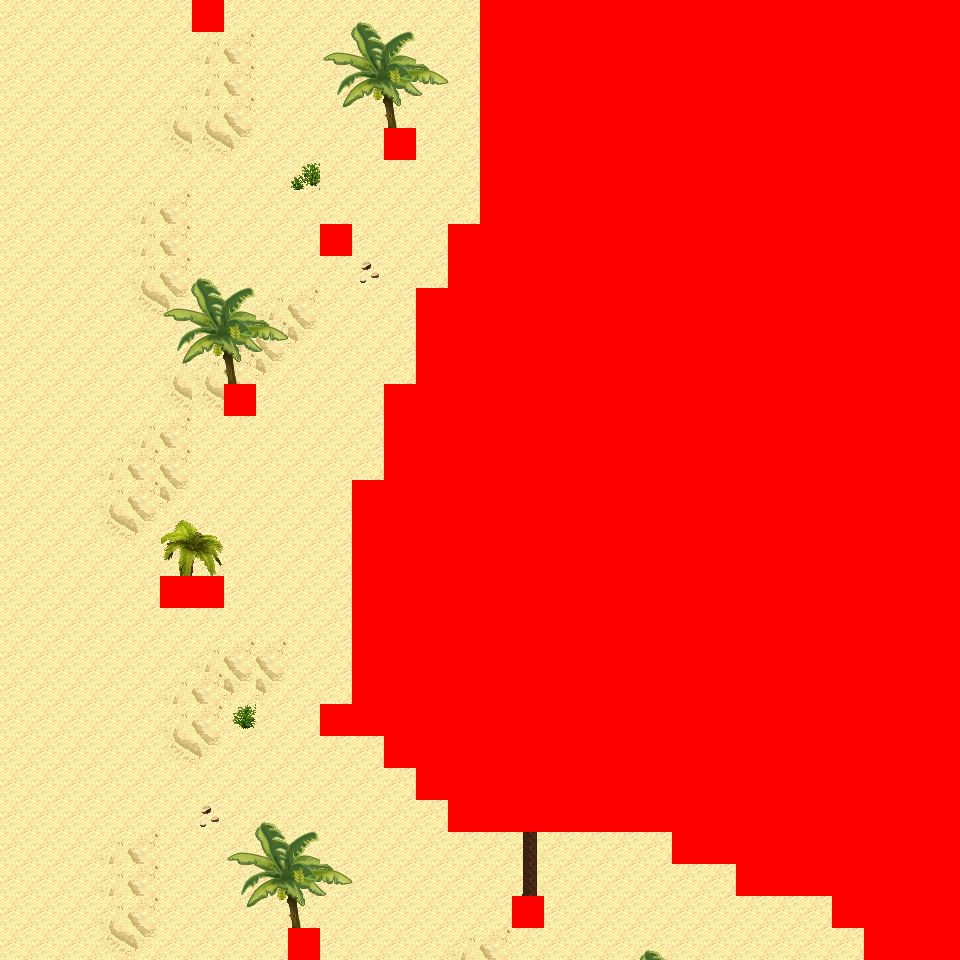

The image is a tile-based game level rendered from a .tmx file. Its description and source (layers, tilesets, objects; grid data summarised) follow:
An orthogonal 30x30 tile map with 32x32 px tiles, 6 tile layers (Ground, Object, Object2, Above, ...), 16 tilesets and 4 objects (4x mapExit).

<map version="1.0" orientation="orthogonal" renderorder="right-down" width="30" height="30" tilewidth="32" tileheight="32" nextobjectid="5">
  <tileset firstgid="1" name="tileset_logic_collision" tilewidth="32" tileheight="32" tilecount="1" columns="1">
    <image source="../drawable/tileset_logic_collision.png" width="32" height="32" />
  </tileset>
  <tileset firstgid="2" name="tileset_ground_ground" tilewidth="32" tileheight="32" tilecount="33" columns="3">
    <image source="../drawable/tileset_ground_ground.png" width="96" height="352" />
  </tileset>
  <tileset firstgid="35" name="tileset_terrain_desert" tilewidth="32" tileheight="32" tilecount="88" columns="8">
    <image source="../drawable/tileset_terrain_desert.png" width="256" height="352" />
  </tileset>
  <tileset firstgid="123" name="tileset_ground_sand_edges" tilewidth="32" tileheight="32" tilecount="15" columns="5">
    <image source="../drawable/tileset_ground_sand_edges.png" width="160" height="96" />
  </tileset>
  <tileset firstgid="138" name="tileset_ground_sand_2" tilewidth="32" tileheight="32" tilecount="15" columns="5">
    <image source="../drawable/tileset_ground_sand_2.png" width="160" height="96" />
  </tileset>
  <tileset firstgid="153" name="tileset_building_stone_ruins" tilewidth="32" tileheight="32" tilecount="72" columns="6">
    <image source="../drawable/tileset_building_stone_ruins.png" width="192" height="384" />
  </tileset>
  <tileset firstgid="225" name="tileset_item_statue_blackened_column" tilewidth="32" tileheight="32" tilecount="4" columns="1">
    <image source="../drawable/tileset_item_statue_blackened_column.png" width="32" height="128" />
  </tileset>
  <tileset firstgid="229" name="tileset_item_statue_skull_carving" tilewidth="32" tileheight="32" tilecount="4" columns="2">
    <image source="../drawable/tileset_item_statue_skull_carving.png" width="64" height="64" />
  </tileset>
  <tileset firstgid="233" name="tileset_item_statue_skullpedestal" tilewidth="32" tileheight="32" tilecount="2" columns="1">
    <image source="../drawable/tileset_item_statue_skullpedestal.png" width="32" height="64" />
  </tileset>
  <tileset firstgid="235" name="tileset_plant_tree_banana_tree" tilewidth="32" tileheight="32" tilecount="40" columns="4">
    <image source="../drawable/tileset_plant_tree_banana_tree.png" width="128" height="320" />
  </tileset>
  <tileset firstgid="275" name="tileset_plant_tree_palm_tree" tilewidth="32" tileheight="32" tilecount="6" columns="2">
    <image source="../drawable/tileset_plant_tree_palm_tree.png" width="64" height="96" />
  </tileset>
  <tileset firstgid="281" name="tileset_plant_tree_palm_trees" tilewidth="32" tileheight="32" tilecount="40" columns="4">
    <image source="../drawable/tileset_plant_tree_palm_trees.png" width="128" height="320" />
  </tileset>
  <tileset firstgid="321" name="tileset_plant_bush_large_green" tilewidth="32" tileheight="32" tilecount="9" columns="3">
    <image source="../drawable/tileset_plant_bush_large_green.png" width="96" height="96" />
  </tileset>
  <tileset firstgid="330" name="tileset_plant_cactus" tilewidth="32" tileheight="32" tilecount="2" columns="1">
    <image source="../drawable/tileset_plant_cactus.png" width="32" height="64" />
  </tileset>
  <tileset firstgid="332" name="tileset_plant_lily_pads" tilewidth="32" tileheight="32" tilecount="2" columns="1">
    <image source="../drawable/tileset_plant_lily_pads.png" width="32" height="64" />
  </tileset>
  <tileset firstgid="334" name="tileset_plant_round_cactuses" tilewidth="32" tileheight="32" tilecount="20" columns="10">
    <image source="../drawable/tileset_plant_round_cactuses.png" width="320" height="64" />
  </tileset>
  <layer name="Ground" width="30" height="30">
    <data>[900 cells, 900 non-empty, 6 distinct tile ids]</data>
  </layer>
  <layer name="Object" width="30" height="30">
    <data>[900 cells, 64 non-empty, 14 distinct tile ids]</data>
  </layer>
  <layer name="Object2" width="30" height="30">
    <data>[900 cells, 0 non-empty, 0 distinct tile ids]</data>
  </layer>
  <layer name="Above" width="30" height="30">
    <data>[900 cells, 46 non-empty, 23 distinct tile ids]</data>
  </layer>
  <layer name="Above2" width="30" height="30">
    <data>[900 cells, 0 non-empty, 0 distinct tile ids]</data>
  </layer>
  <layer name="Walkable" width="30" height="30">
    <data>[900 cells, 477 non-empty, 1 distinct tile ids]</data>
  </layer>
  <objectgroup name="MapEvents">
    <object id="1" name="north" type="mapExit" x="0" y="0" width="192" height="32">
      <properties>
        <property name="map" value="level_0_x34_y128" />
        <property name="x" value="0" />
        <property name="y" value="28" />
      </properties>
    </object>
    <object id="2" name="north2" type="mapExit" x="224" y="0" width="256" height="32">
      <properties>
        <property name="map" value="level_0_x34_y128" />
        <property name="x" value="7" />
        <property name="y" value="28" />
      </properties>
    </object>
    <object id="3" name="south" type="mapExit" x="0" y="928" width="288" height="32">
      <properties>
        <property name="map" value="level_0_x34_y130" />
        <property name="x" value="0" />
        <property name="y" value="1" />
      </properties>
    </object>
    <object id="4" name="south2" type="mapExit" x="320" y="928" width="544" height="32">
      <properties>
        <property name="map" value="level_0_x34_y130" />
        <property name="x" value="10" />
        <property name="y" value="1" />
      </properties>
    </object>
  </objectgroup>
</map>
